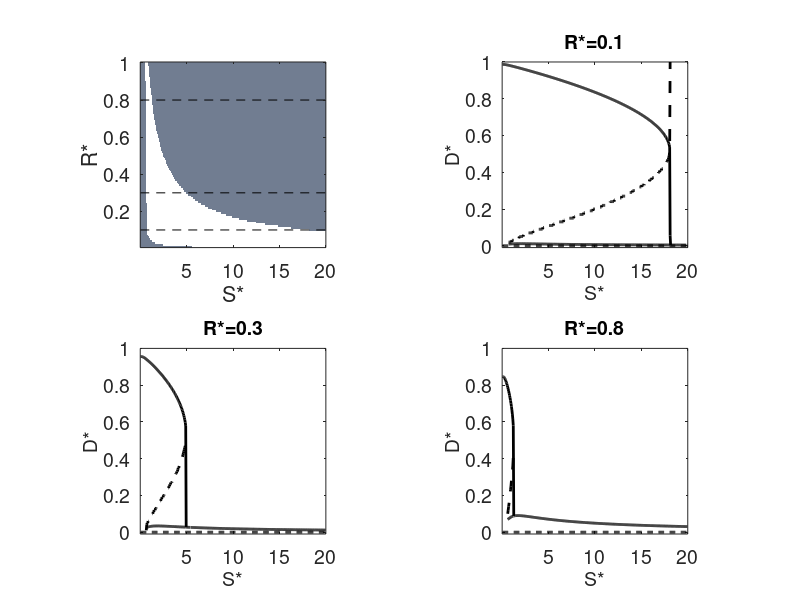

The MATLAB source for this figure:
%This code plots the results of the stabiltiy diagram, yielding the 2
%figures in the manuscript. 

%Written by EBG 11/2014

%The MIT License (MIT)
%Copyright (c) 2016 Evan B. Goldstein

%Copyright held by:
% Evan B. Goldstein, Ph.D.
% Postdoctoral Associate, Department of Geological Sciences
% The University of North Carolina at Chapel Hill
% Chapel Hill, NC 27599 USA
% http://ebgoldstein.wordpress.com
% twitter: @ebgoldstein
%%%%%%%%%%%%%%%%%%%%%%%%%%%%%%%%%%%%%%%%%%%%%%%%%%%%%%%%%%%%%%%%%%%%%%%%%%%

%FIGURE PLOTTING ROUTINE
clear all
close all
clc
load ImpulsiveStability

%%%%%%%%%%%%%%%%%%%%%%%%%%%%%%%%%%%%%%%%%%%%%%%%%%%%%%%%%%%%%%%%%%%%%%%%%%%
%STABILITY DIAGRAM
%plot up the number of Fixed points for each region of omega-zeta space

figure
subplot(2,2,1)
imagesc(FP');
%colorbar
colormap(bone)
caxis([0 2])
%clabel('# of FPs')
%title('number of stable solutions')
% ylabel('R* (R/D_m_a_x)', 'FontSize',14)
% xlabel('S* (S/r)', 'FontSize',14)
ylabel('R*', 'FontSize',14)
xlabel('S*', 'FontSize',14)
axis xy
set(gca,'XTick',[100,200,300,399])
set(gca,'XTickLabel',{'5','10','15','20'}, 'FontSize',14)
set(gca,'YTick',[20,40,60,80,100])
set(gca,'YTickLabel',{'0.2','0.4','0.6','0.8','1'}, 'FontSize',14)
axis square

%%%%%%%%%%%%%%%%%%%%%%%%%%%%%%%%%%%%%%%%%%%%%%%%%%%%%%%%%%%%%%%%%%%%%%%%%%%
%locations to plot bifurcation diagrams
loc1=10;
loc2=30;
loc3=80;

vl1=[loc1,loc1];
vl2=[loc2,loc2];
vl3=[loc3,loc3];
omlength=[0,om];


hold on
plot(omlength,vl1,'--k')
plot(omlength,vl2,'--k')
plot(omlength,vl3,'--k')


%%%%%%%%%%%%%%%%%%%%%%%%%%%%%%%%%%%%%%%%%%%%%%%%%%%%%%%%%%%%%%%%%%%%%%%%%%%
%find nonzero locations of manifold
%replaces all instances of '0'  with 'NaN'
M=manifold;
M(M==0) = nan;

%the unstabel FP @ D=0
USFP=zeros(1,length(FPmax(:,loc1)));

%%%%%%%
minheight=linspace(1,om,length(omegaV));
%%%%%%%%%%%%%%%%%%%%%%%%%%%%%%%%%%%%%%%%%%%%%%%%%%%%%%%%%%%%%%%%%%%%%%%%%%%

subplot(2,2,2)
plot(FPmax(1:396,loc1),'k','LineWidth',2)
hold on
plot(398:(om),FPmax(398:(om),loc1),'k','LineWidth',2)
plot(FPmin(:,loc1),'k','LineWidth',2)
plot(M(1:396,loc1),'--k','LineWidth',2)
plot(USFP,'--k','LineWidth',2)
set(gca,'XTick',[100,200,300,400])
set(gca,'XTickLabel',{'5','10','15','20'}, 'FontSize',14)
ylabel('D*', 'FontSize',14)
xlabel('S*', 'FontSize',14)
%xlabel('S* (S/r)', 'FontSize',14)
title('R*=0.1', 'FontSize',14)
ylim([-0.01 1])
axis square

subplot(2,2,3)
plot(FPmax(1:108,loc2),'k','LineWidth',2)
hold on
plot(109:(om),FPmax(109:(om),loc2),'k','LineWidth',2)
plot(FPmin(:,loc2),'k','LineWidth',2)
plot(M(:,loc2),'--k','LineWidth',2)
plot(USFP,'--k','LineWidth',2)
set(gca,'XTick',[100,200,300,400])
set(gca,'XTickLabel',{'5','10','15','20'}, 'FontSize',14)
ylabel('D*', 'FontSize',14)
xlabel('S*', 'FontSize',14)
%xlabel('S* (S/r)', 'FontSize',14)
title('R*=0.3', 'FontSize',14)
ylim([-0.01 1])

axis square

subplot(2,2,4)
plot(FPmax(1:27,loc3),'k','LineWidth',2)
hold on
plot(28:(om),FPmax(28:(om),loc3),'k','LineWidth',2)
plot(FPmin(:,loc3),'k','LineWidth',2)
plot(M(:,loc3),'--k','LineWidth',2)
plot(USFP,'--k','LineWidth',2)
set(gca,'XTick',[100,200,300,400])
set(gca,'XTickLabel',{'5','10','15','20'}, 'FontSize',14)
ylabel('D*', 'FontSize',14)
xlabel('S*', 'FontSize',14)
%xlabel('S* (S/r)', 'FontSize',14)
title('R*=0.8', 'FontSize',14)
ylim([-0.01 1])


axis square


%%%%%%%%%%%%%%%%%%%%%%%%%%%%%%%%%%%%%%%%%%%%%%%%%%%%%%%%%%%%%%%%%%%%%%%%%%%
% Dattractor=0:0.01:1;
% 
% omegaE=1;
% FinalDA=Dattractor./(Dattractor+(exp(-(1/omegaE)).*(1-Dattractor)));
% 
% Growth1=FinalDA-Dattractor;
% 
% omegaE=5;
% FinalDA=Dattractor./(Dattractor+(exp(-(1/omegaE)).*(1-Dattractor)));
% 
% Growth2=FinalDA-Dattractor;
% 
% omegaE=10;
% FinalDA=Dattractor./(Dattractor+(exp(-(1/omegaE)).*(1-Dattractor)));
% 
% Growth3=FinalDA-Dattractor;
% 
% figure
% plot(Dattractor,Growth1,'r','LineWidth',2)
% hold on
% plot(Dattractor,Growth2,'k','LineWidth',2)
% plot(Dattractor,Growth3,'b','LineWidth',2)
% xlabel('D*; Dune Height', 'FontSize',14)
% ylabel('G*; Dune Growth', 'FontSize',14)
% %  a = get(gca,'XTickLabel');
% %  %set(gca,'XTickLabel',a, 'FontSize',14)
%  a = get(gca,'YTickLabel');
%  set(gca,'YTickLabel',a, 'FontSize',14)
% 
% 
% %ADJUST THE LEGEND
% h =legend('\Omega = 1','\Omega = 5','\Omega = 10')
% set(h,'FontSize',14);
% legend(gca, 'boxoff')
% 
% b=findobj(h,'type','line','linestyle','-');
% set(b,'visible','off');
% 
% hText = findobj(h, 'type', 'text');
% set(hText(1),'color', 'b');
% set(hText(2),'color', 'k');
% set(hText(3),'color', 'r');
% 
% 
% 
